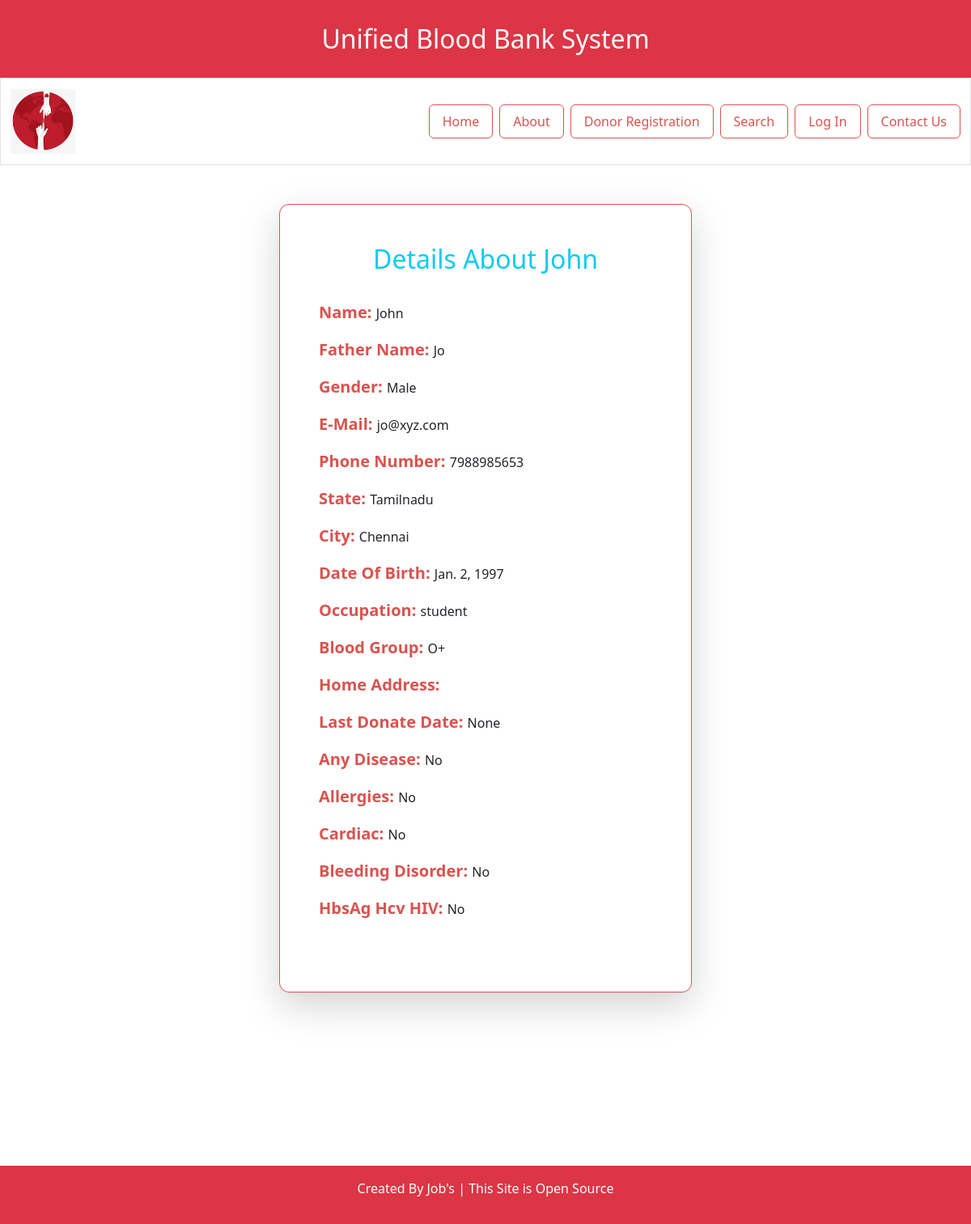
Screenshot of /search/search_list/search_info/jo@xyz.com/ with the database file from the repository.
### polls/models.py (models this page shows, shortened)
class donor_Registration(models.Model):
    name = models.CharField(
        max_length=50,
        blank=True,
        null=True,
    )
    father_name = models.CharField(
        max_length=50,
        blank=True,
        null=True,
    )
    gender_choices = [
        ('male', 'Male'),
        ('female', 'Female'),
        ('other', 'Other')
    ]
    gender = models.CharField(
        max_length=6,
        blank=True,
        null=True,
        choices=gender_choices,
    )
    email = models.EmailField(
        max_length=50,
        blank=True,
        null=True
    )
    phone_number = models.IntegerField(
        blank=True,
        null=True,
    )
    state = models.CharField(
        max_length=50,
        blank=True,
        null=True,
    )
    city = models.CharField(
        max_length=50,
        blank=True,
        null=True,
    )
    date_of_birth = models.DateField(
        blank=True,
        null=True,
    )
    occupation = models.CharField(
        max_length=15,
        blank=True,
        null=True,
    )
    blood_group_choices = [
        ('a+', 'A+'),
        ('a-', 'A-'),
        ('b+', 'B+'),
        ('b', 'B'),
        ('b-', 'B-'),
        ('o+', 'O+'),
        ('ab+', 'AB+'),
        ('ab-', 'AB-'),
    ]
    blood_group = models.CharField(
        max_length=4,
        blank=True,
        null=True,
        choices=blood_group_choices,
    )
    home_address = models.TextField(
        max_length=50,
        blank=True,
        null=True,
    )
    last_donate_date = models.DateField(
        blank=True,
        null=True,
    )
    any_diseases_choices = [
        ('yes', 'Yes'),
        ('no', 'No'),
    ]
    any_disease = models.CharField(
        max_length=4,
        blank=True,
        null=True,
        choices=any_diseases_choices,
    )
    allergies_choices = [
        ('yes', 'Yes'),
        ('no', 'No'),
    ]
    allergies = models.CharField(
        max_length=4,
        blank=True,
        null=True,
        choices=allergies_choices,
    )
    cardiac_choices = [
        ('yes', 'Yes'),
        ('no', 'No'),
    ]
    cardiac = models.CharField(
        max_length=4,
        blank=True,
        null=True,
        choices=cardiac_choices,
    )
    bleeding_disorder_choices = [
        ('yes', 'Yes'),
        ('no', 'No'),
    ]
    bleeding_disorder = models.CharField(
        max_length=4,
        blank=True,
        null=True,
        choices=bleeding_disorder_choices,
    )
    hbsAg_hcv_hIV_choices = [
        ('yes', 'Yes'),
        ('no', 'No'),
    ]
    hbsAg_hcv_hIV = models.CharField(
        max_length=4,
        blank=True,
        null=True,
        choices=hbsAg_hcv_hIV_choices,
    )

### polls/views.py (the view)
# urls.py: path('search/search_list/search_info/<email>/',
def search_info(request, email):
    email = email
    detail = donor_Registration.objects.get(email=email)
    context = {
        'details': detail
    }
    return render(request, 'polls/search_info.html', context)

### templates/polls/search_info.html (shortened to what this page needs)
{% extends 'polls/base.html' %}
{% block contents %}
<div class="container">
    <div class="p-5">
        <div class="shadow-lg p-5 mb-3 bg-white w-50 borderr mx-auto">
            <h2 class="text-center text-info">Details About {{details.name}}</h2><br>
            <p><b>Name: </b>{{details.name | capfirst}}</p>
            <p><b>Father Name: </b>{{details.father_name | capfirst}}</p>
            <p><b>Gender: </b>{{details.gender | capfirst}}</p>
            <p><b>E-Mail: </b>{{details.email}}</p>
            <p><b>Phone Number: </b>{{details.phone_number}}</p>
            <p><b>State: </b>{{details.state | capfirst}}</p>
            <p><b>City: </b>{{details.city | capfirst}}</p>
            <p><b>Date Of Birth: </b>{{details.date_of_birth}}</p>
            <p><b>Occupation: </b>{{details.occupation}}</p>
            <p><b>Blood Group: </b>{{details.blood_group | capfirst}}</p>
            <p><b>Home Address: </b>{{details.home_address}}</p>
            <p><b>Last Donate Date: </b>{{details.last_donate_date}}</p>
            <p><b>Any Disease: </b>{{details.any_disease | capfirst}}</p>
            <p><b>Allergies: </b>{{details.allergies | capfirst}}</p>
            <p><b>Cardiac: </b>{{details.cardiac | capfirst}}</p>
            <p><b>Bleeding Disorder: </b>{{details.bleeding_disorder | capfirst}}</p>
            <p><b>HbsAg Hcv HIV: </b>{{details.hbsAg_hcv_hIV | capfirst}}</p><br>
        </div>
    </div>
</div>
{% endblock %}

### templates/polls/base.html (shortened to what this page needs)
{% load static %}
<html>
<head>
  <link href="{% static 'css/all.min.css' %}" rel="stylesheet">
  <link href="https://cdn.jsdelivr.net/npm/bootstrap@5.0.0-beta3/dist/css/bootstrap.min.css" rel="stylesheet"
>
</head>
<body style="bg-color:#ff9797;">
  <div class="container-fluid bg-danger">
    <div class="p-4 ">
      <div class="text-center text-white fs-2">
        Unified Blood Bank System
      </div>
    </div>
  </div>
  <div class="container-fluid border">
    <nav class="navbar bg-white">
      <a class="navbar-brand" href="#">
        {% load static %} <img src="{% static 'images/logo.png' %}" width="80" height="80" alt="">
      </a>
      <ul class="nav justify-content-end">
        <li class="nav-item">
          <a class="nav-link " href="{% url 'home' %}">Home</a>
        </li>
        <li class="nav-item ">
          <a class="nav-link" href="{% url 'about' %}">About</a>
        </li>
        <li class="nav-item">
          <a class="nav-link" href="{% url 'donor_registration' %}">Donor Registration</a>
        </li>
        <li class="nav-item">
          <a class="nav-link" href="{% url 'search' %}">Search</a>
        </li>
        <li class="nav-item dropdown">
          <a class="nav-link" href="#" data-toggle="dropdown">
            Log In
          </a>
        </li>
        <li class="nav-item">
          <a class="nav-link" href="{% url 'contact' %}">Contact Us</a>
        </li>
      </ul>
    </nav>
  </div>
  {% block contents %}{% endblock %}
  <div style="padding-top:150px;">
    <footer class="p-3 text-center bg-danger">
      <p>Created By
        <a>Job's</a>
        | This Site is Open Source</a>
    </footer>
  </div>
</body>
</html>

### templates/polls/base.html (style rules this page uses)
.nav-link { color: #d9534f; border: 1.5px solid #d9534f; border-radius: 6px; margin-left: 8px; }
footer p { color: rgb(255, 255, 255); }
footer p a { color: #64340f; text-decoration: none; }

### templates/polls/search_info.html (style rules this page uses)
.borderr { border-radius: 12px; border: 1px solid #d9534f; }
p b { color: #d9534f; font-size: 20px; }

### rows the page displays
donor_Registration: name "John", father_name "Jo", gender "Male", email "jo@xyz.com", phone_number "7988985653", state "Tamilnadu", city "Chennai", date_of_birth "Jan. 2, 1997", occupation "student", blood_group "O+", last_donate_date "None", any_disease "No", allergies "No", cardiac "No", bleeding_disorder "No", hbsAg_hcv_hIV "No"
